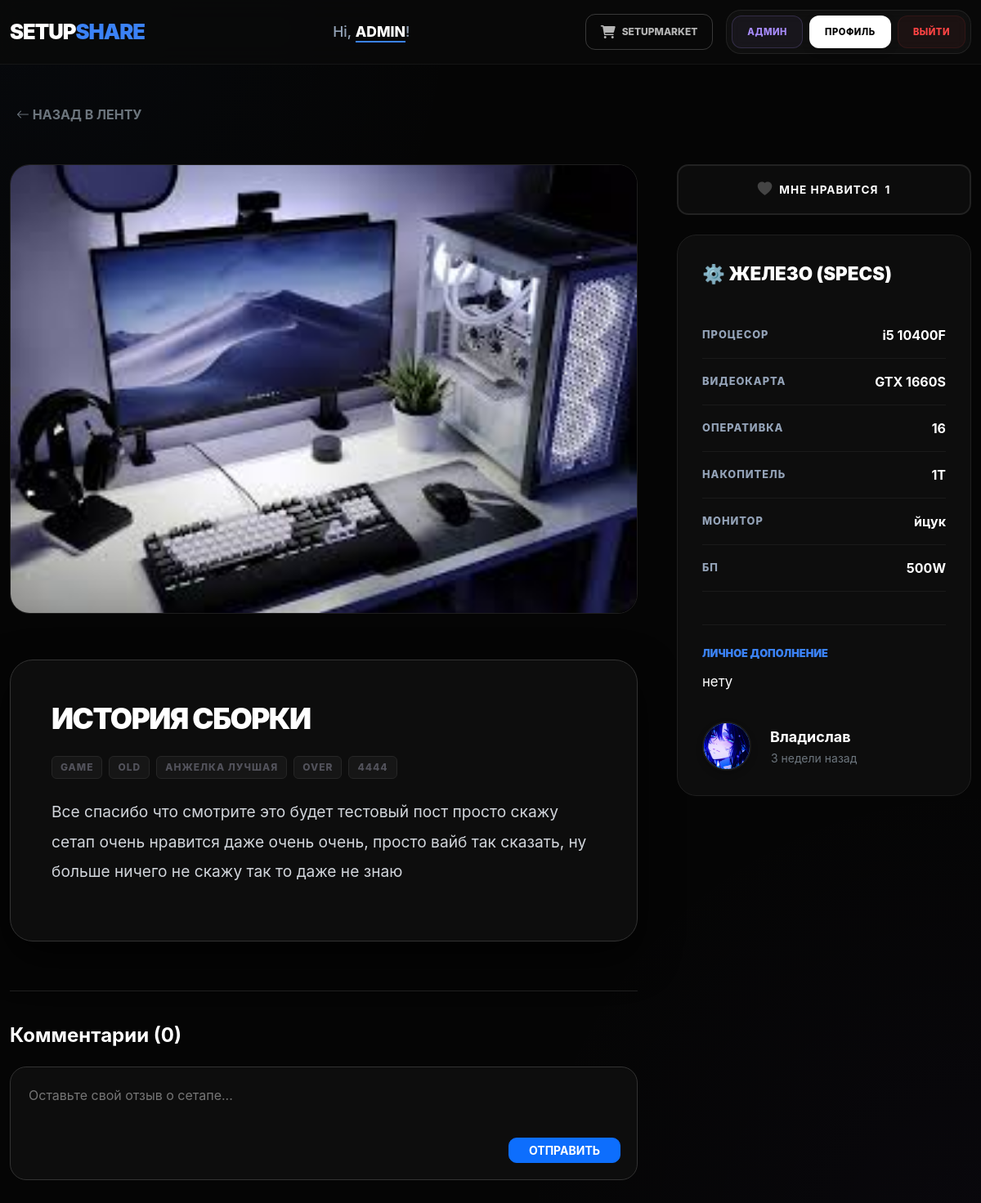
The app's page /detail/24 (signed in), older data.
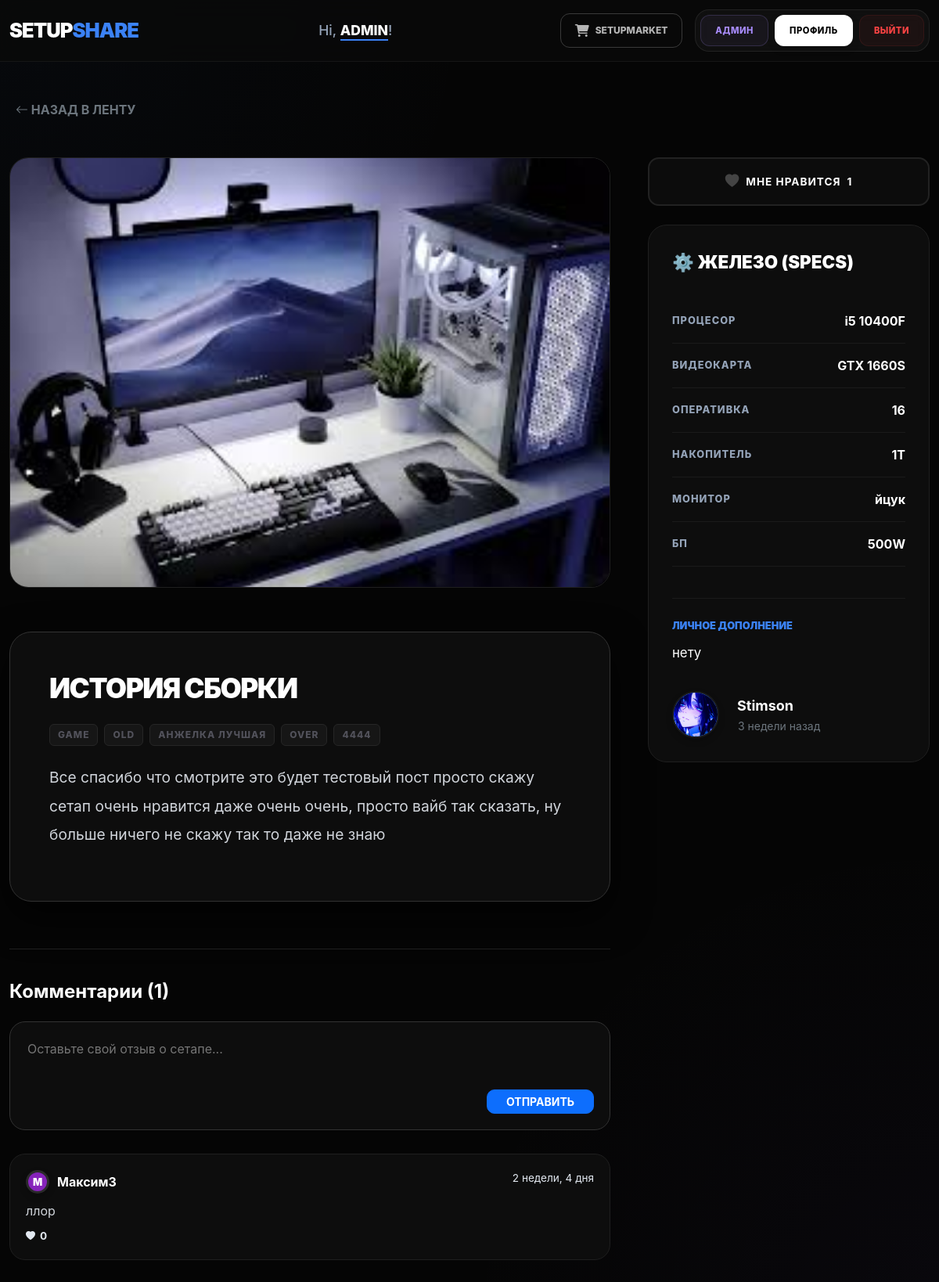
The same page, newer data.
### main/models.py (models this page shows, shortened)
class Tag(models.Model):
    name = models.CharField(max_length=50, verbose_name='Название тега')

class SetupPosts(models.Model):
    title = models.CharField(max_length=50, verbose_name='Название поста')
    main_photo = models.ImageField(upload_to='main_photo')
    more_photo1 = models.ImageField(upload_to='morePhoto1', blank=True, null=True)
    more_photo2 = models.ImageField(upload_to='morePhoto2', blank=True, null=True)
    more_photo3 = models.ImageField(upload_to='morePhoto3', blank=True, null=True)
    cpu = models.CharField(max_length=20, verbose_name='Процесор')
    gpu = models.CharField(max_length=20, verbose_name='Видеокарта')
    ram = models.CharField(max_length=20, verbose_name='Оперативка')
    ssd = models.CharField(max_length=30, verbose_name='Накопитель')
    monitor = models.CharField(max_length=30, verbose_name='Монитор')
    ps = models.CharField(max_length=30, blank=True, null=True, verbose_name='БП')
    comment = models.CharField(blank=True, null=True, max_length=100, verbose_name='Дополнение')
    story_setup = models.TextField(blank=True, null=True, verbose_name='История Сборки')
    tegs = models.ManyToManyField(Tag, blank=True, verbose_name='Теги', related_name='posts')
    time = models.DateTimeField(auto_now_add=True, verbose_name="Дата публикации")
    likes = models.ManyToManyField(settings.AUTH_USER_MODEL, related_name='post_likes')
    creator = models.ForeignKey(settings.AUTH_USER_MODEL, on_delete=models.CASCADE)
    def get_specs_list(self):
        field_names = ['cpu', 'gpu', 'ram', 'ssd', 'monitor', 'ps']
        specs = []
        for name in field_names:
            label = self._meta.get_field(name)
            value = getattr(self, name)
            specs.append({
                'label': label.verbose_name,
                'value': value
            })
        return specs
    def get_total_likes(self):
        return self.likes.count()
    @property
    def get_comments_count(self):
        return self.comments.count()

class CommentPost(models.Model):
    creator = models.ForeignKey(settings.AUTH_USER_MODEL, on_delete=models.CASCADE)
    post = models.ForeignKey(SetupPosts, on_delete=models.CASCADE, related_name='comments')
    created_at = models.DateTimeField(auto_now_add=True)
    text = models.CharField(max_length=255)
    comment_likes = models.ManyToManyField(settings.AUTH_USER_MODEL, related_name='comment_likes')
    class Meta:
        ordering = ['-created_at']
    @property
    def total_likes_comment(self):
        return self.comment_likes.count()

### users/models.py (models this page shows, shortened)
class BioUsers(models.Model):
    creator = models.OneToOneField(CustomRegisterUser, on_delete=models.CASCADE)
    avatar = models.ImageField(upload_to='avatar', null=True, blank=True, verbose_name='Аватар')
    background_image = models.ImageField(upload_to='background_image', null=True, blank=True, verbose_name='Фоновое изображение')
    first_name = models.CharField(max_length=10, null=True, blank=True, verbose_name='Имя пользователя')
    profission = models.CharField(max_length=30, null=True, blank=True, verbose_name='Професия')
    bio = models.CharField(max_length=255, null=True, blank=True, verbose_name='Биография')
    Instagram_url = models.URLField(null=True, blank=True, verbose_name='Ссылка на Instagram')
    github_url = models.URLField(null=True, blank=True, verbose_name='Ссылка на GitHub')
    discord_url = models.URLField(max_length=35, null=True, blank=True, verbose_name='Ссылка на Discord канал')
    steam_url = models.URLField(max_length=255, null=True, blank=True, verbose_name='Ссылка на steam')
    telegram_url = models.URLField(max_length=100, null=True, blank=True, verbose_name='Ссылка на telegram')
    spotify_url = models.URLField(max_length=100, null=True, blank=True, verbose_name='Ссылка на spotify плейлист')
    tiktok_url = models.URLField(max_length=100, blank=True, null=True, verbose_name='Ссылка на ТТ')

class CustomRegisterUser(AbstractUser):
    phone = models.CharField(max_length=12, verbose_name='Номер телефона')
    def __str__(self):
        return self.username

### main/views.py (the view, shortened to what this page needs)
# urls.py: path('detail/<int:pk>', views.Detail_PostView.as_view(), name='detail_post'),
class Detail_PostView(LoginRequiredMixin, DetailView):
    template_name  = 'main/detail_post.html'
    model = SetupPosts
    context_object_name = 'DetailPost'
    def get_context_data(self, **kwargs):
        context = super().get_context_data(**kwargs)
        context['comments'] = self.object.comments.annotate(like_count=Count('comment_likes')).order_by('-like_count', '-created_at')
        context["input_comment"] = CommentPostForm()
        return context

### main/forms.py
class CommentPostForm(forms.ModelForm):
      class Meta:
            model = CommentPost
            fields = ['text',]
            labels = {
                  'text': ''
            }
            widgets = {
                  'text': forms.Textarea(attrs={'rows': '2', 'placeholder': 'Оставьте свой отзыв о сетапе...'})
            }

### templates/main/detail_post.html (shortened to what the changed rows need)
{% extends "base.html" %}
{% load static %}
    {% block extra_css %}
    <link href="https://cdn.jsdelivr.net/npm/bootstrap@5.3.0/dist/css/bootstrap.min.css" rel="stylesheet">
    <link rel="stylesheet" href="https://cdn.jsdelivr.net/npm/bootstrap-icons@1.10.0/font/bootstrap-icons.css">
    <link rel="stylesheet" href="{% static 'common.css'%}">
    <link rel="stylesheet" href="{% static "main/detail_post.css"%}">
    {% endblock extra_css %}
{% block content %}
<div class="container mt-5 mb-5">
    <div class="row g-5">
        <div class="col-lg-8">
            <div class="main-image-container mb-4">
                <img src="{{ DetailPost.main_photo.url }}" alt="Main Setup">
            </div>
            <div class="assembly-card">
                <h2 class="assembly-title">История сборки</h2>
                <div class="assembly-tags-stealth">
                    {% for tag in DetailPost.tegs.all %}
                        <span class="tag-lowkey">{{tag.name}}</span>
                    {% endfor %}
                </div>
                <p class="assembly-text">
                    {{DetailPost.story_setup|linebreaksbr|default:"История не написана"}}
                </p>
            </div>
            <div class="comments-section">
                <h4 class="mb-4 fw-bold text-white">Комментарии ({{DetailPost.get_comments_count}})</h4>
                <form method='post'>
                    <div class="comment-input-area">
                    </div>
                </form>
                {% for comment in comments %}
                    <div class="comment-list">
                        <div class="comment-card">
                            <div class="comment-header">
                                <div class="comment-author">
                                    <div class="avatar" style="width: 30px; height: 30px; font-size: 0.8rem; background: #8623bb;">{{comment.creator.username|slice:":1"}}</div>
                                    <span>{{comment.creator}}</span>
                                </div>
                                <span class="comment-time">{{comment.created_at|timesince}}</span>
                            </div>
                            <p class="comment-text">{{ comment.text }}</p>
                            <div class="comment-footer mt-2">
                            <button type="button"
                                    class="btn-comment-like"
                                    data-id="{{ comment.pk }}"
                                    data-url="{% url 'main:comment-likes' pk=comment.pk %}"
                                    id="like-btn-{{ comment.pk }}">
                                <i class="bi bi-heart-fill"></i>
                                <span class="comment-like-count" id="like-count-{{ comment.pk }}">
                                    {{ comment.total_likes_comment }}
                                </span>
                            </button>
                            </div>
                        </div>
                    </div>
                {% endfor %}
            </div>
        </div>
        <div class="col-lg-4">
            <div class="d-grid gap-3 mb-4">
                    <button type='button' class="btn btn-like fw-bold py-3 d-flex align-items-center justify-content-center w-100 {% if request.user in DetailPost.likes.all %}liked{% endif %}"
                            data-id="{{DetailPost.pk}}"
                            data-url="{% url 'main:posts-likes' DetailPost.pk %}"
                            id="main-post-like">
                        <i class="bi bi-heart-fill me-2"></i>
                        МНЕ НРАВИТСЯ
                        <span class="ms-2 like-count" id="main-post-like-count">{{ DetailPost.get_total_likes }}</span>
                    </button>
            </div>
            <div class="specs-card">
                <ul class="specs-list">
                    {% for spec in DetailPost.get_specs_list %}
                    <li><span class="specs-label">{{spec.label}}</span><span class="specs-value">{{spec.value}}</span></li>
                    {% endfor %}
                </ul>
                <div class="personal-note-simple">
                    <span class="note-label-simple">Личное дополнение</span>
                    <p class="note-text-simple">{{DetailPost.comment|default:"Нет дополнений"}}</p>
                </div>
                <div class="post-author-footer">
                    <div class="avatar me-3">
                        {% if DetailPost.creator.biousers.avatar %}
                            <img src="{{ DetailPost.creator.biousers.avatar.url }}" alt="Avatar" class="avatar-img">
                        {% else %}
                            <div class="avatar-placeholder">
                                {{ DetailPost.creator.biousers.first_name|default:DetailPost.creator.username|slice:":1"|upper }}
                            </div>
                        {% endif %}
                    </div>
                    <div>
                        <div class="fw-bold text-white"><a class="username" href="{% url 'users:profile' pk=DetailPost.creator.pk %}">{{ DetailPost.creator.biousers.first_name|default:DetailPost.creator.username}}</a></div>
                        <div class="small text-secondary">{{ DetailPost.time|timesince}} назад</div>
                    </div>
                </div>
            </div>
        </div>
    </div>
</div>
{% endblock content %}

Row changes from the older to the newer data that the page shows:
changed through a linked row, SetupPosts "нету": get_comments_count "0" → "1"; creator.biousers.first_name "Владислав" → "Stimson"
added CommentPost: creator.username "М", creator "Максим3", created_at "2 недели, 4 дня", text "ллор", total_likes_comment "0"
